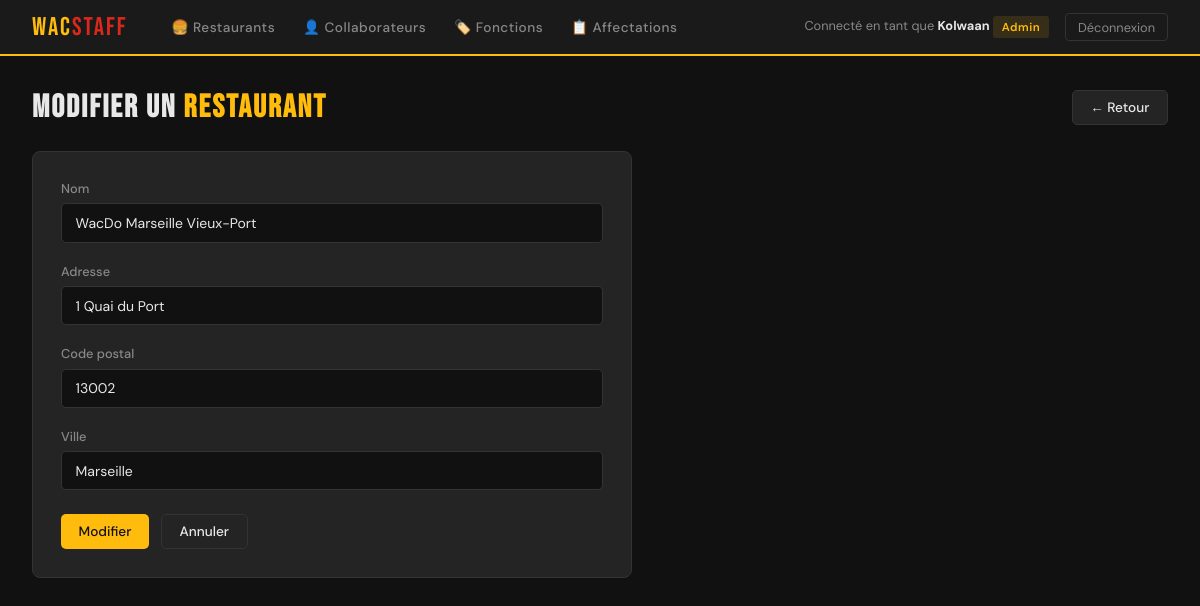
The app's page /WacStaff/restaurants/1/modifier/ (signed in) with its own data.
### WacStaff/models.py (models this page shows, shortened)
class Restaurant(models.Model):
    nom = models.CharField(max_length=100, unique=True)
    adresse = models.CharField(max_length=300, unique=True)
    codePostal = models.CharField(max_length=50)
    ville = models.CharField(max_length=100)

### WacStaff/views.py (the view)
# urls.py: path('restaurants/<int:pk>/modifier/', views.restaurant_edit, name='restaurant_edit'),
@login_required
def restaurant_edit(request, pk):
    if not request.user.is_staff:
        messages.error(request, "Accès réservé aux administrateurs.")
        return redirect('restaurant_list')
    restaurant = get_object_or_404(Restaurant, pk=pk)
    form = RestaurantForm(request.POST or None, instance=restaurant)
    if form.is_valid():
        form.save()
        messages.success(request, "Restaurant modifié.")
        return redirect('restaurant_detail', pk=pk)
    return render(request, 'restaurants/form.html', {
        'form': form, 'action': 'Modifier', 'obj': restaurant
    })

### WacStaff/forms.py
class RestaurantForm(forms.ModelForm):
    class Meta:
        model = Restaurant
        fields = ['nom', 'adresse', 'codePostal', 'ville']
        labels = {
            'nom': 'Nom',
            'adresse': 'Adresse',
            'codePostal': 'Code postal',
            'ville': 'Ville',
        }

### WacStaff/TEMPLATES/restaurants/form.html (shortened to what this page needs)
{% extends "base.html" %}
{% block content %}
<div class="page-header">
    <h1 class="page-title">{{ action }} un <span>restaurant</span></h1>
    <a href="{% url 'restaurant_list' %}" class="btn btn-secondary">← Retour</a>
</div>
<div class="form-card">
    <form method="post">
        {% for field in form %}
        <div class="form-group">
            <label>{{ field.label }}</label>
            {{ field }}
        </div>
        {% endfor %}
        <div class="form-actions">
            <button type="submit" class="btn btn-primary">{{ action }}</button>
            <a href="{% url 'restaurant_list' %}" class="btn btn-secondary">Annuler</a>
        </div>
    </form>
</div>
{% endblock %}

### WacStaff/TEMPLATES/base.html (shortened to what this page needs)
<!doctype html>
<html lang="fr">
<head>
    {% load static %}
    <link rel="stylesheet" href="{% static 'wacstaff.css' %}">
</head>
<body>
{% if user.is_authenticated %}
<nav>
    <a href="{% url 'home' %}" class="nav-brand">Wac<span>Staff</span></a>
    <div class="nav-links">
        <a href="{% url 'restaurant_list' %}">🍔 Restaurants</a>
        <a href="{% url 'collaborateur_list' %}">👤 Collaborateurs</a>
        <a href="{% url 'fonction_list' %}">🏷️ Fonctions</a>
        <a href="{% url 'affectation_list' %}">📋 Affectations</a>
    </div>
    <div class="nav-user">
        <span>Connecté en tant que <strong>{{ user.username }}</strong>
        {% if user.is_staff %}<span class="badge badge-admin">Admin</span>{% endif %}
        </span>
        <form method="post" action="{% url 'logout' %}" style="display:inline;">
            <button type="submit" class="btn-logout">Déconnexion</button>
        </form>
    </div>
</nav>
{% endif %}
<main>
    {% block content %}{% endblock %}
</main>
</body>
</html>

### WacStaff/static/wacstaff.css (style rules this page uses)
:root { --gold: #FFBC0D; --red: #DA291C; --dark: #1a1a1a; --darker: #111111; --surface: #242424; --border: #333333; --text: #e8e8e8; --muted: #888888; --success: #4ade80; --danger: #f87171; }
* { box-sizing: border-box; margin: 0; padding: 0; }
body { font-family: 'DM Sans', sans-serif; background: var(--darker); color: var(--text); min-height: 100vh; display: flex; flex-direction: column; }
nav { background: var(--dark); border-bottom: 2px solid var(--gold); padding: 0 2rem; display: flex; align-items: center; gap: 2rem; height: 56px; position: sticky; top: 0; z-index: 100; }
.nav-brand { font-family: 'Bebas Neue', sans-serif; font-size: 1.6rem; color: var(--gold); letter-spacing: 2px; text-decoration: none; }
.nav-brand span { color: var(--red); }
.nav-links { display: flex; gap: 0.25rem; flex: 1; }
.nav-links a { color: var(--muted); text-decoration: none; font-size: 0.85rem; font-weight: 500; padding: 0.4rem 0.75rem; border-radius: 4px; transition: all 0.15s; letter-spacing: 0.5px; }
.nav-user { display: flex; align-items: center; gap: 1rem; font-size: 0.8rem; color: var(--muted); }
.nav-user strong { color: var(--text); }
.btn-logout { background: none; border: 1px solid var(--border); color: var(--muted); padding: 0.3rem 0.75rem; border-radius: 4px; cursor: pointer; font-size: 0.8rem; font-family: 'DM Sans', sans-serif; text-decoration: none; transition: all 0.15s; }
main { flex: 1; padding: 2rem; max-width: 1200px; margin: 0 auto; width: 100%; }
.page-header { display: flex; justify-content: space-between; align-items: center; margin-bottom: 1.5rem; }
.page-title { font-family: 'Bebas Neue', sans-serif; font-size: 2rem; letter-spacing: 2px; color: var(--text); }
.page-title span { color: var(--gold); }
.btn { display: inline-flex; align-items: center; gap: 0.4rem; padding: 0.5rem 1.1rem; border-radius: 5px; font-size: 0.85rem; font-weight: 500; text-decoration: none; cursor: pointer; border: none; transition: all 0.15s; font-family: 'DM Sans', sans-serif; }
.btn-primary { background: var(--gold); color: #111; }
.btn-secondary { background: var(--surface); color: var(--text); border: 1px solid var(--border); }
.badge { display: inline-block; padding: 0.2rem 0.55rem; border-radius: 3px; font-size: 0.72rem; font-weight: 600; letter-spacing: 0.5px; }
.badge-admin { background: rgba(255,188,13,0.12); color: var(--gold); }
.form-card { background: var(--surface); border: 1px solid var(--border); border-radius: 8px; padding: 1.75rem; max-width: 600px; }
.form-group { margin-bottom: 1.25rem; }
.form-group label { display: block; font-size: 0.8rem; color: var(--muted); margin-bottom: 0.4rem; font-weight: 500; }
.form-group input, .form-group select, .form-group textarea { width: 100%; background: var(--darker); border: 1px solid var(--border); color: var(--text); padding: 0.6rem 0.85rem; border-radius: 5px; font-size: 0.875rem; font-family: 'DM Sans', sans-serif; }
.form-actions { display: flex; gap: 0.75rem; margin-top: 1.5rem; }

### records on screen
Restaurant: form "WacDo Marseille Vieux-Port" "1 Quai du Port" "13002" "Marseille"

### other values on screen
{{ user.username }} "Kolwaan"
{{ action }} "Modifier"
{{ field.label }} "Nom" "Adresse" "Code postal" "Ville"
